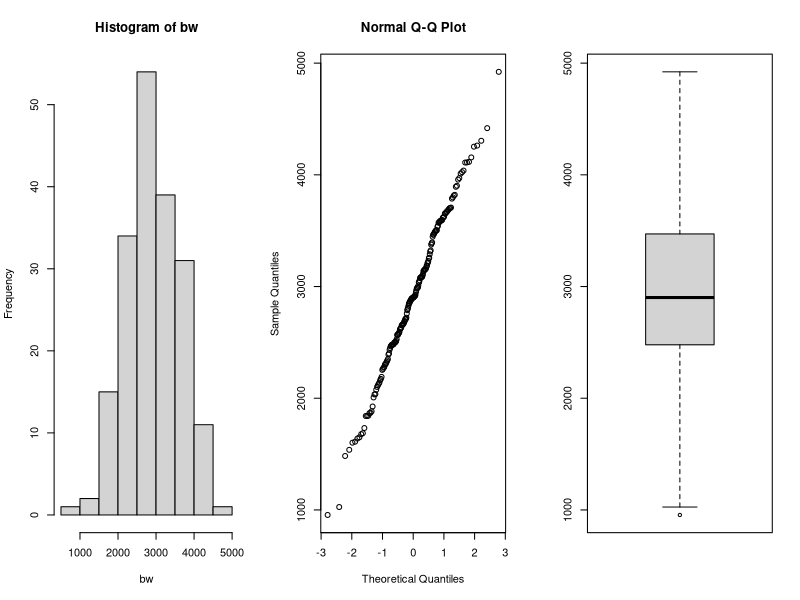
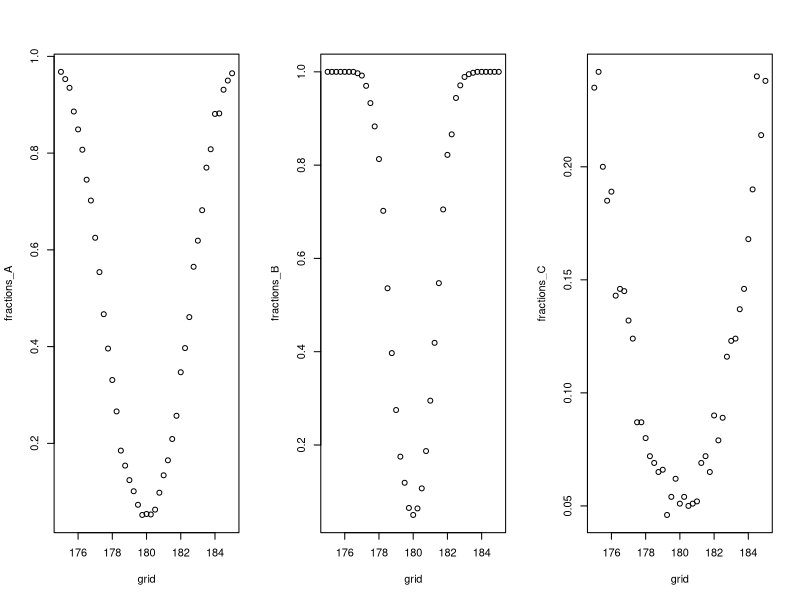
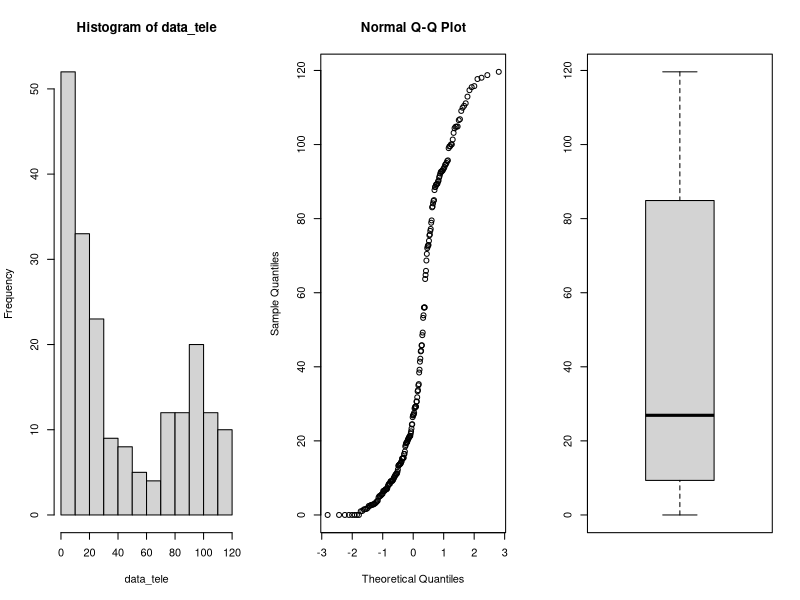

Reproduce these figures in R, in order. (Note: this script raises an error after producing the figures.)
## ---- chunk 1
library(tidyverse)
library(rstudioapi)

knitr::opts_chunk$set(echo = TRUE)
options(knitr.table.format = "latex")
setwd(dirname(getActiveDocumentContext()$path))
# round numbers to 4 digits
options(scipen = 1, digits = 4)
## ---- chunk 2
par(mfrow=c(1,3))
data=read.table(file="data/birthweight.txt",header=TRUE)

bw = data$birthweight
hist(bw)
qqnorm(bw)
boxplot(bw)
shapiro.test(bw)

## ---- chunk 3
m = mean(bw)
sd = sd(bw)
n = length(bw)
error = qnorm(0.95)*sd/sqrt(n)
ci = c(m-error, m+error)
m
ci
## ---- chunk 4
t.test(bw, mu=2800, alternative = "greater", conf.level = 0.95)
## ---- chunk 5
n <- m <- 30
mu <- 180
nu <- 175
sd <- 5
grid <- seq(175,185, by=0.25)

power_function<-function(grid,n,m,mu,sd) {
  B <- 1000
  p <- numeric(B)
  G <- length(grid)
  fractions <- numeric(G)
  for (grid_nu in 1:G){
    p <- numeric(B)
    for (b in 1:B){
      x <- rnorm(n,mu,sd)
      y <- rnorm(m,grid[grid_nu],sd)
      p[b] <- t.test(x,y, var.equal = TRUE)[[3]]
    }
    fractions[grid_nu] <- mean(p<0.05)
  }
  return(fractions)
}

fractions_A <- power_function(grid,n,m,mu,sd)

## ---- chunk 6
n <- m <- 100
mu <- 180
sd <- 5

fractions_B <- power_function(grid,n,m,mu,sd)
## ---- chunk 7
n <- m <- 30
mu <- 180
sd <- 15

fractions_C <- power_function(grid,n,m,mu,sd)
par(mfrow=c(1,3))
plot(grid,fractions_A)
plot(grid,fractions_B)
plot(grid,fractions_C)
## ---- chunk 8
data<-read.table(file="data/telephone.txt",header=TRUE)
data_tele <- data$Bills
par(mfrow=c(1,3))
hist(data_tele)
qqnorm(data_tele)
boxplot(data_tele)
## ---- chunk 9
lambda <- seq(0.01, 0.1, 0.0005)
pvalues <- c()
t <- median(data_tele)
for (x in X){
  B <- 1000
  tstar <- numeric(B)
  n <- length(data_tele)
  
  for (i in 1:B){
    xstar <- rexp(n,x)
    tstar[i] <- median(xstar)
  }
  pl<-sum(tstar<t)/B
  pr<-sum(tstar>t)/B
  p<-2*min(pl,pr)
  pl;pr;p
  pvalues <- c(pvalues,p)
}
plot(lambda, pvalues)

best_p <- which(pvalues > 0.05)
lambda[best_p]
## ---- chunk 10
B <- 1000
T1 <- median(data_tele)
Tstar <- numeric(B)
for (i in 1:B){
  Xstar <- sample(data_tele,replace=TRUE)
  Tstar[i] <- median(Xstar)
}
Tstar25 <- quantile(Tstar,0.025)
Tstar975 <- quantile(Tstar, 0.975)

T1
c(2*T1-Tstar975, 2*T1-Tstar25)

## ---- chunk 11
max_index <- which.max(pvalues)

opt_Lambda <- X[max_index]
## ---- chunk 12
bill_bigeq40 <- sum(data_tele>=40)
bill_smal40 <- sum(data_tele<40)

binom.test(bill_bigeq40, length(data_tele),p=0.5)
binom.test(bill_smal40, length(data_tele),p=0.5)

bill_less10 <- sum(data_tele < 10)
bill_less10/length(data_tele)
## ---- chunk 13
data <- read.table(file="data/run.txt",header=TRUE)
cor.test(data$before, data$after)$p.value
## disgnostics
par(mfrow=c(1,2)); qqnorm(data$before); qqnorm(data$after)
## ---- chunk 14
# calculate differences
data <- data %>% 
  mutate(diff = before - after)

# filter for lemo

lemo <- data %>% 
  filter(drink == "lemo")

paste0("p-value for soft drink: ", round(t.test(lemo$before, lemo$after, paired = TRUE)$p.value, 4))

# filter for energy

energy <- data %>% 
  filter(drink == "energy")

paste0("p-value for energy drink: ", round(t.test(energy$before, energy$after, paired = TRUE)$p.value, 4))
## ---- chunk 15

# perform t-test

t.test(lemo$diff, energy$diff)$p.value

## ---- chunk 16
# filter for meatmeal

meatmeal <- chickwts %>% 
  filter(feed == "meatmeal") %>% 
  select(weight)

# filter for sunflower

sunflower <- chickwts %>% 
  filter(feed == "sunflower") %>% 
  select(weight)

# check for data normality

par(mfrow=c(1,2))
qqnorm(meatmeal$weight)
qqnorm(sunflower$weight)

# perform t-test, the data is not paired

paste0("t-test p-value: ", round(t.test(meatmeal, sunflower)$p.value, 4))

# Mann-Whitney test

paste0("Mann-Whitney test p-value: ", round(wilcox.test(meatmeal$weight, sunflower$weight)$p.value, 4))

# Kolmogorov-Smirnov test

paste0("Kolmogorov-Smirnov test: ", round(ks.test(meatmeal$weight, sunflower$weight)$p.value, 4))

## ---- chunk 17
chickaov <- lm(weight~feed, data = chickwts)
# performing one-way ANOVA
anova(chickaov)
#extracting more information
summary_table <- as_tibble(summary(chickaov)$coefficients) %>% 
  rename("p-value" = `Pr(>|t|)`)
knitr::kable(summary_table, "latex")
## ---- chunk 18
# check for normality
qqnorm(chickaov$residuals)
# check if the variances are equal
chickwts %>% 
  group_by(feed) %>% 
  summarise(variance = var(weight))
## ---- chunk 19
kruskal.test(weight~feed, data = chickwts)$p.value
